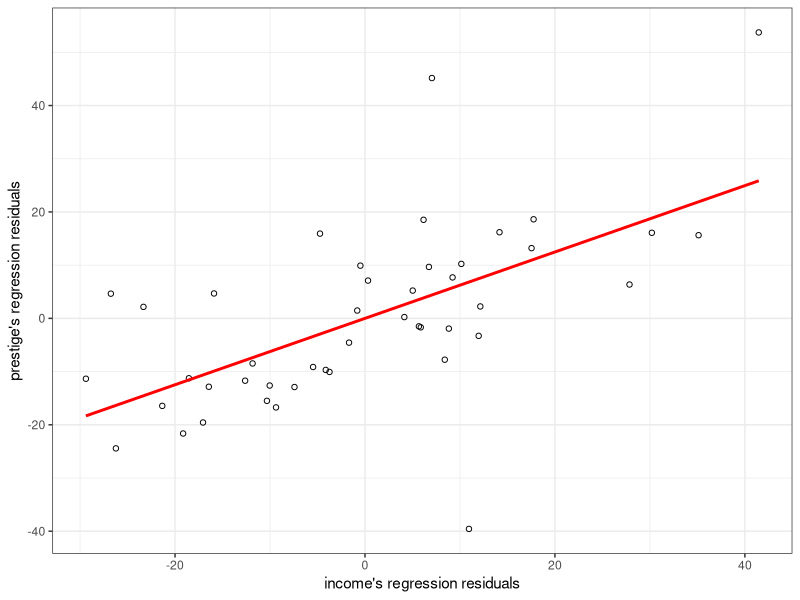
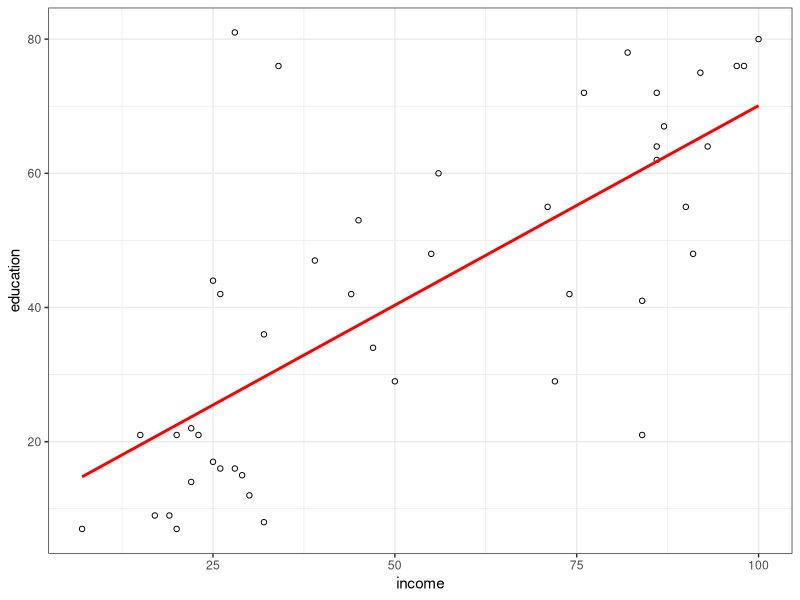
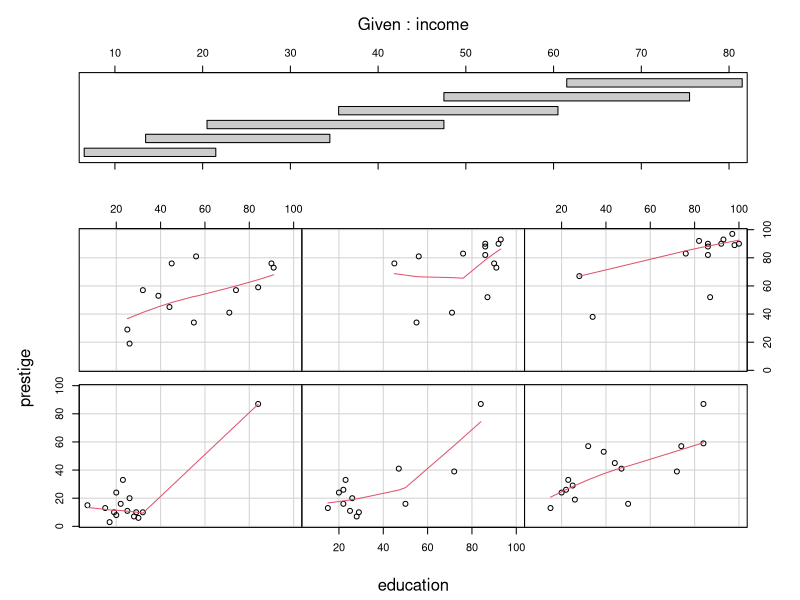
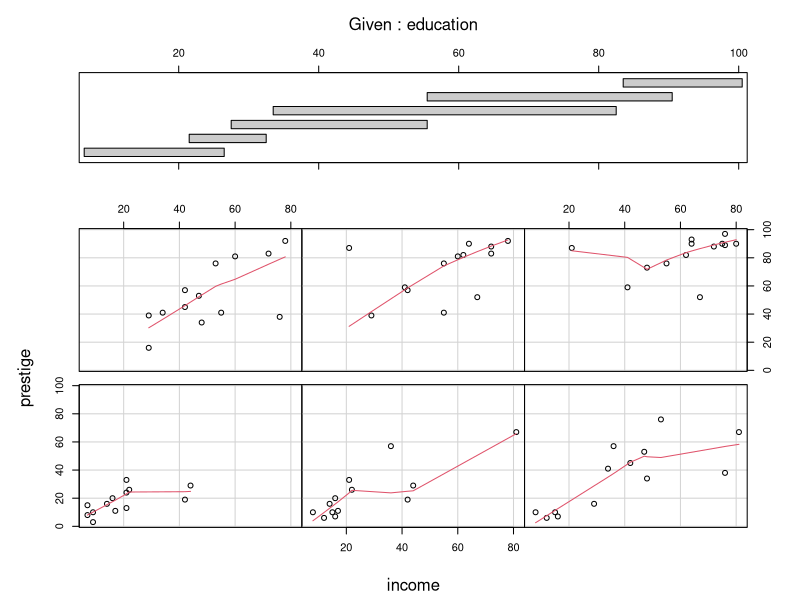
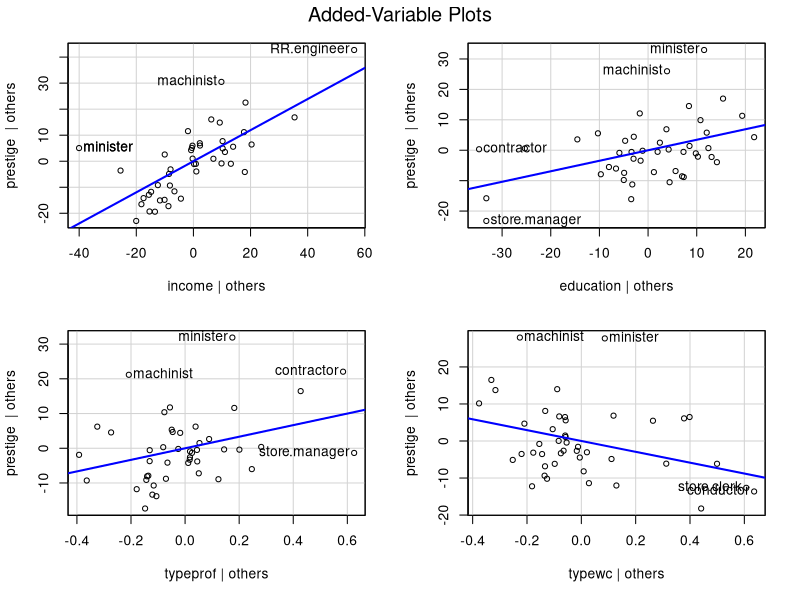
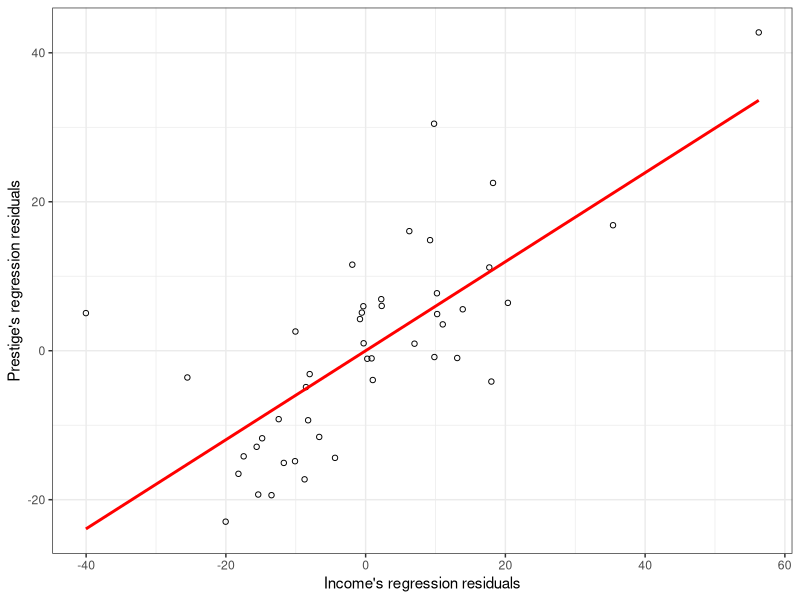

These charts were generated, in order, by the following R code:
# Februrary 26, 2014
# Outline:
#   1. Investigate added-variable plots (aka avPlots, partial regression plots)

# 1. av plots
# What are they?
# See: Wikipedia: https://en.wikipedia.org/wiki/Partial_regression_plot
# But, in a (not so terse) nutshell:
# The residuals from Y ~ X1 + X2 gives us a sense of how much variability in Y 
# is not captured by X1 and X2. Hence, the residuals from Z ~ X1 + X2 tell us
# how much variability resides in Z that is not explained by X1 + X2. If the
# residual vectors from these two vectors "have nothing to do with each other"
# Then it would stand to reason adding the extra variability from Z into the
# model "X1 + X2 + Z" should do a better job capturing the variability in Y.
# If the residuals are strongly correlated, then introducing Z to the model
# won't help (much) in capturing the (previously) left over variability since
# X1 + X2 explain Y and Z similarly, so we aren't introducing (a lot of) new
# information. 

# To get a feel for this we'll use Duncan's occupation data and consider the
# base model of "~ education" in modeling prestige. In particular, we'll check
# out the affect of adding income to the model.

library(car) # contains Duncan's occupation data, and avPlots

baseModel <- lm(prestige ~ education, data=Duncan)
summary(baseModel)

partialReg <- lm(income ~ education, data=Duncan)
summary(partialReg)

# make the avplot by hand with ggplot2
library(ggplot2)

makeGGScatter <- function(X, Y, .res=FALSE) {
  axisLabels <- if (.res) {
    paste0(c(substitute(X), substitute(Y)),
           "'s regression residuals")
  } else {
    paste0(c(substitute(X), substitute(Y)))
  }
  
  ggplot(data=data.frame(X=X,Y=Y), aes(y=X, x=Y)) +
    geom_point(shape=1) +
    stat_smooth(method="lm", se=FALSE, color='red') +
    theme_bw() +
    labs(x=axisLabels[1],
         y=axisLabels[2],
         title=NULL)
}

partialRegRes <- partialReg$residuals
baseModelRes <- baseModel$residuals

within(data=data.frame(), expr={
  income <- partialRegRes
  prestige <- baseModelRes
  ggAVPlot <- makeGGScatter(income, prestige, .res=TRUE)
  show(ggAVPlot)  
})

cor(partialRegRes, baseModelRes) # 0.61 <- this is fairly high

# Now, we check out the extended model: "income + education"
extendedModel <- lm(prestige ~ income + education, data=Duncan)
summary(extendedModel)

# calculate R^2 of the two models
extendedModelR2 <- var(extendedModel$fitted.values)/var(Duncan$prestige)
baseModelR2 <- var(baseModel$fitted.values)/var(Duncan$prestige)

# find the percent increase
abs(baseModelR2 - extendedModelR2) / baseModelR2 # approximately 14%

# look at colinearity between income and education
cor(Duncan$income, Duncan$education) # 0.7245

# Let's do some EDA on these variables
with(data=Duncan, makeGGScatter(income, education, FALSE)) # seem pretty colinear

coplot(prestige ~ education | income, data=Duncan, panel=panel.smooth, span=.99)
coplot(prestige ~ income | education, data=Duncan, panel=panel.smooth, span=.99)

extendedModel$effects

?avPlot

avPlots(lm(prestige~income+education+type, data=Duncan))
# 
# 1) X1,X2 not correlated, both predictive of y
# 2) X1,X2 not correlated, only 1 predictive of y
# 3) X1,X2 correlated, still both significant for Beta
# 4) X1,X2 correlated, jointly predictive of y, neither significant Beta

data(Duncan)

# avPlot of Prestige ~ . - Income
prestigeAgainstAllLessIncome <- lm(formula = prestige ~ . - income, data=Duncan)
incomeAgainstAllLessPrestige <- lm(formula = income ~ . - prestige, data=Duncan)

resY <- prestigeAgainstAllLessIncome$residuals
resX <- incomeAgainstAllLessPrestige$residuals

ggplot(data=data.frame(x=resX, y=resY), aes(x=x,y=y)) + 
  geom_point(shape=1) + 
  stat_smooth(method="lm", se=FALSE, color='red') +
  labs(x="Income's regression residuals", y="Prestige's regression residuals") +
  theme_bw()

?Duncan
